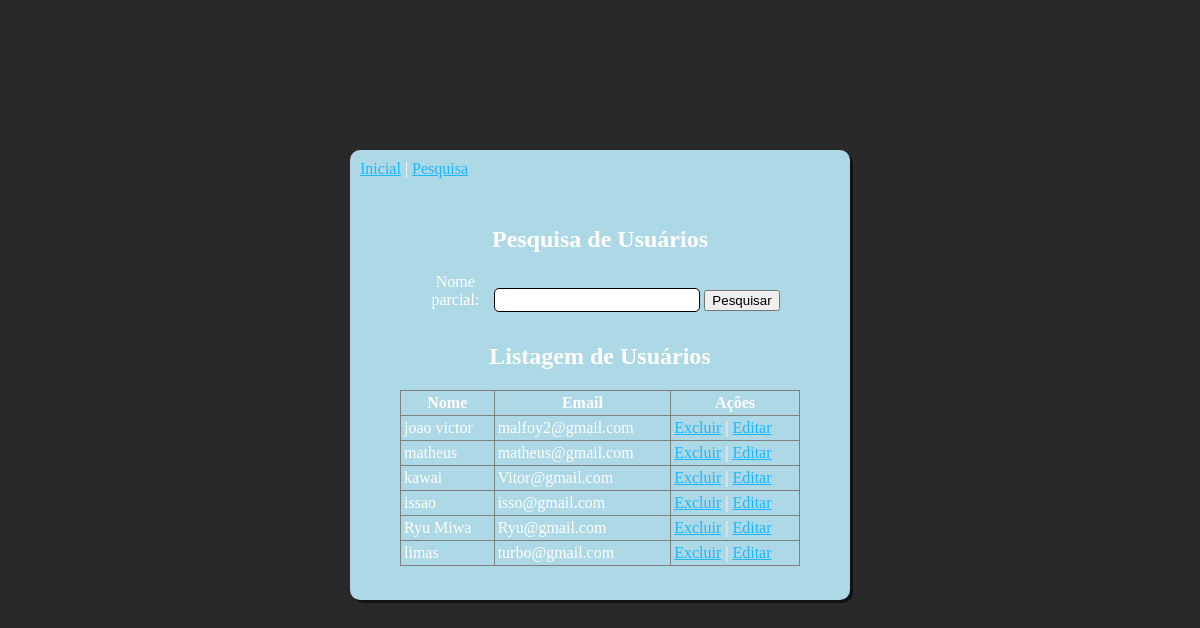
The app's page /benkyo_project/pesquisa.php, older data.
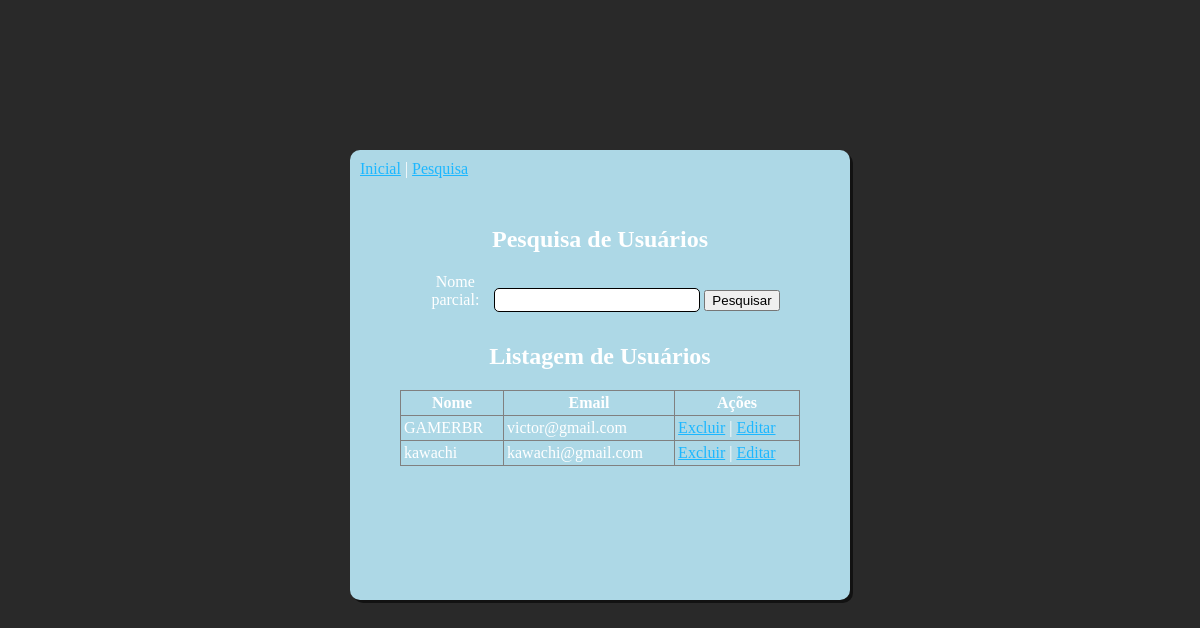
The same page, newer data.
### tables this page shows
CREATE TABLE `usuario` (
  `id` int(11) NOT NULL,
  `nome` varchar(100) NOT NULL,
  `email` varchar(100) NOT NULL,
  `senha` varchar(255) NOT NULL
);

### benkyo_project/pesquisa.php (the view, shortened to what this page needs)
<!DOCTYPE html>
<html lang='pt-br'>
	<head>
		<link rel="stylesheet" href="pesquisa.css">
	</head>
	<body>
		<div class="box-center">
			<div class="box">
			<div id="link">
			<a href='index.php'>Inicial</a>
			|
			<a href='pesquisa.php'>Pesquisa</a>
			</div>
			<br>
		<h2 align="center">Pesquisa de Usuários</h2>
		<div class="pesquisa">
			<form method="post" action="pesquisa.php">
				<label align="center">Nome parcial:</label>
				<input type="text" name="nome" />
				<button type="submit">Pesquisar</button>
			</form>
		</div>
		<h2 align="center">Listagem de Usuários</h2>
		<table border>
			<tr>
				<th>Nome</th>
				<th>Email</th>
				<th>Ações</th>
			</tr>
		<?php
			$nome = '';
			$datasource = 'mysql:host=localhost;dbname=benkyo_project';
			$user = 'root';
			$pass = 'vertrigo';
			$db = new PDO($datasource, $user, $pass);
			$query = "SELECT * FROM usuario WHERE nome LIKE '%$nome%'";
			$stm = $db -> prepare($query);
			if ($stm -> execute()) {
				$result = $stm->fetchAll(PDO::FETCH_ASSOC);
				foreach($result as $row) {
					$id = $row['id'];
					$nome = $row['nome'];
					$email = $row['email'];
					print "<tr>
					<td>$nome</td>
					<td>$email</td>
					<td><a href='delete.php?id=$id'>Excluir</a> |
					<a href='edita.php?id=$id'>Editar</a></td>
					</tr>";
				}
			} else {
				print '<p>Erro ao listar usuários!</p>';
			}
		?>
		</table>
		</div>
		</div>
	</body>
</html>

Row changes from the older to the newer data that the page shows:
removed usuario: nome "joao victor", email "malfoy2@gmail.com"
removed usuario: nome "matheus", email "matheus@gmail.com"
removed usuario: nome "kawai", email "Vitor@gmail.com"
removed usuario: nome "issao", email "isso@gmail.com"
removed usuario: nome "Ryu Miwa", email "Ryu@gmail.com"
removed usuario: nome "limas", email "turbo@gmail.com"
added usuario: nome "GAMERBR", email "victor@gmail.com"
added usuario: nome "kawachi", email "kawachi@gmail.com"
